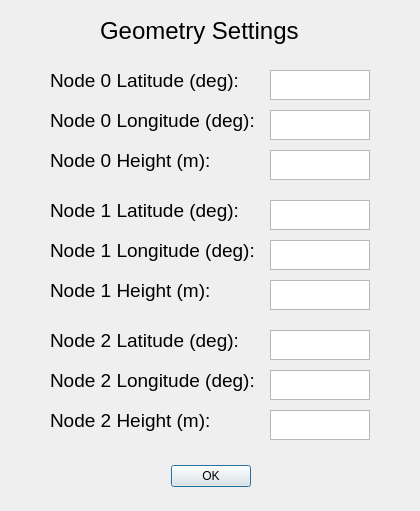
<?xml version="1.0" encoding="UTF-8"?>
<ui version="4.0">
 <class>GeometryDialog</class>
 <widget class="QDialog" name="GeometryDialog">
  <property name="geometry">
   <rect>
    <x>0</x>
    <y>0</y>
    <width>420</width>
    <height>511</height>
   </rect>
  </property>
  <property name="windowTitle">
   <string>NeXtRAD Dialog</string>
  </property>
  <widget class="QDialogButtonBox" name="buttonBox">
   <property name="geometry">
    <rect>
     <x>170</x>
     <y>460</y>
     <width>81</width>
     <height>32</height>
    </rect>
   </property>
   <property name="orientation">
    <enum>Qt::Horizontal</enum>
   </property>
   <property name="standardButtons">
    <set>QDialogButtonBox::Ok</set>
   </property>
  </widget>
  <widget class="QLabel" name="label">
   <property name="geometry">
    <rect>
     <x>100</x>
     <y>10</y>
     <width>211</width>
     <height>41</height>
    </rect>
   </property>
   <property name="font">
    <font>
     <pointsize>18</pointsize>
    </font>
   </property>
   <property name="text">
    <string>Geometry Settings</string>
   </property>
  </widget>
  <widget class="QLabel" name="n0_lat_label">
   <property name="geometry">
    <rect>
     <x>50</x>
     <y>70</y>
     <width>201</width>
     <height>21</height>
    </rect>
   </property>
   <property name="font">
    <font>
     <pointsize>14</pointsize>
    </font>
   </property>
   <property name="text">
    <string>Node 0 Latitude (deg):</string>
   </property>
  </widget>
  <widget class="QTextEdit" name="n0_lat_Edit">
   <property name="geometry">
    <rect>
     <x>270</x>
     <y>70</y>
     <width>100</width>
     <height>30</height>
    </rect>
   </property>
  </widget>
  <widget class="QLabel" name="n0_lon_label">
   <property name="geometry">
    <rect>
     <x>50</x>
     <y>110</y>
     <width>211</width>
     <height>21</height>
    </rect>
   </property>
   <property name="font">
    <font>
     <pointsize>14</pointsize>
    </font>
   </property>
   <property name="text">
    <string>Node 0 Longitude (deg):</string>
   </property>
  </widget>
  <widget class="QTextEdit" name="n0_lon_Edit">
   <property name="geometry">
    <rect>
     <x>270</x>
     <y>110</y>
     <width>100</width>
     <height>30</height>
    </rect>
   </property>
  </widget>
  <widget class="QLabel" name="n0_ht_label">
   <property name="geometry">
    <rect>
     <x>50</x>
     <y>150</y>
     <width>201</width>
     <height>21</height>
    </rect>
   </property>
   <property name="font">
    <font>
     <pointsize>14</pointsize>
    </font>
   </property>
   <property name="text">
    <string>Node 0 Height (m):</string>
   </property>
  </widget>
  <widget class="QTextEdit" name="n0_ht_Edit">
   <property name="geometry">
    <rect>
     <x>270</x>
     <y>150</y>
     <width>100</width>
     <height>30</height>
    </rect>
   </property>
  </widget>
  <widget class="QTextEdit" name="n1_lon_Edit">
   <property name="geometry">
    <rect>
     <x>270</x>
     <y>240</y>
     <width>100</width>
     <height>30</height>
    </rect>
   </property>
  </widget>
  <widget class="QTextEdit" name="n1_ht_Edit">
   <property name="geometry">
    <rect>
     <x>270</x>
     <y>280</y>
     <width>100</width>
     <height>30</height>
    </rect>
   </property>
  </widget>
  <widget class="QLabel" name="n1_ht_label">
   <property name="geometry">
    <rect>
     <x>50</x>
     <y>280</y>
     <width>201</width>
     <height>21</height>
    </rect>
   </property>
   <property name="font">
    <font>
     <pointsize>14</pointsize>
    </font>
   </property>
   <property name="text">
    <string>Node 1 Height (m):</string>
   </property>
  </widget>
  <widget class="QLabel" name="n1_lat_label">
   <property name="geometry">
    <rect>
     <x>50</x>
     <y>200</y>
     <width>201</width>
     <height>21</height>
    </rect>
   </property>
   <property name="font">
    <font>
     <pointsize>14</pointsize>
    </font>
   </property>
   <property name="text">
    <string>Node 1 Latitude (deg):</string>
   </property>
  </widget>
  <widget class="QLabel" name="n1_lon_label">
   <property name="geometry">
    <rect>
     <x>50</x>
     <y>240</y>
     <width>211</width>
     <height>21</height>
    </rect>
   </property>
   <property name="font">
    <font>
     <pointsize>14</pointsize>
    </font>
   </property>
   <property name="text">
    <string>Node 1 Longitude (deg):</string>
   </property>
  </widget>
  <widget class="QTextEdit" name="n1_lat_Edit">
   <property name="geometry">
    <rect>
     <x>270</x>
     <y>200</y>
     <width>100</width>
     <height>30</height>
    </rect>
   </property>
  </widget>
  <widget class="QLabel" name="n2_lon_label">
   <property name="geometry">
    <rect>
     <x>50</x>
     <y>370</y>
     <width>211</width>
     <height>21</height>
    </rect>
   </property>
   <property name="font">
    <font>
     <pointsize>14</pointsize>
    </font>
   </property>
   <property name="text">
    <string>Node 2 Longitude (deg):</string>
   </property>
  </widget>
  <widget class="QLabel" name="n2_ht_label">
   <property name="geometry">
    <rect>
     <x>50</x>
     <y>410</y>
     <width>201</width>
     <height>21</height>
    </rect>
   </property>
   <property name="font">
    <font>
     <pointsize>14</pointsize>
    </font>
   </property>
   <property name="text">
    <string>Node 2 Height (m):</string>
   </property>
  </widget>
  <widget class="QTextEdit" name="n2_lat_Edit">
   <property name="geometry">
    <rect>
     <x>270</x>
     <y>330</y>
     <width>100</width>
     <height>30</height>
    </rect>
   </property>
  </widget>
  <widget class="QTextEdit" name="n2_lon_Edit">
   <property name="geometry">
    <rect>
     <x>270</x>
     <y>370</y>
     <width>100</width>
     <height>30</height>
    </rect>
   </property>
  </widget>
  <widget class="QLabel" name="n2_lat_label">
   <property name="geometry">
    <rect>
     <x>50</x>
     <y>330</y>
     <width>201</width>
     <height>21</height>
    </rect>
   </property>
   <property name="font">
    <font>
     <pointsize>14</pointsize>
    </font>
   </property>
   <property name="text">
    <string>Node 2 Latitude (deg):</string>
   </property>
  </widget>
  <widget class="QTextEdit" name="n2_ht_Edit">
   <property name="geometry">
    <rect>
     <x>270</x>
     <y>410</y>
     <width>100</width>
     <height>30</height>
    </rect>
   </property>
  </widget>
 </widget>
 <resources/>
 <connections>
  <connection>
   <sender>buttonBox</sender>
   <signal>accepted()</signal>
   <receiver>GeometryDialog</receiver>
   <slot>accept()</slot>
   <hints>
    <hint type="sourcelabel">
     <x>248</x>
     <y>254</y>
    </hint>
    <hint type="destinationlabel">
     <x>157</x>
     <y>274</y>
    </hint>
   </hints>
  </connection>
  <connection>
   <sender>buttonBox</sender>
   <signal>rejected()</signal>
   <receiver>GeometryDialog</receiver>
   <slot>reject()</slot>
   <hints>
    <hint type="sourcelabel">
     <x>316</x>
     <y>260</y>
    </hint>
    <hint type="destinationlabel">
     <x>286</x>
     <y>274</y>
    </hint>
   </hints>
  </connection>
 </connections>
</ui>
